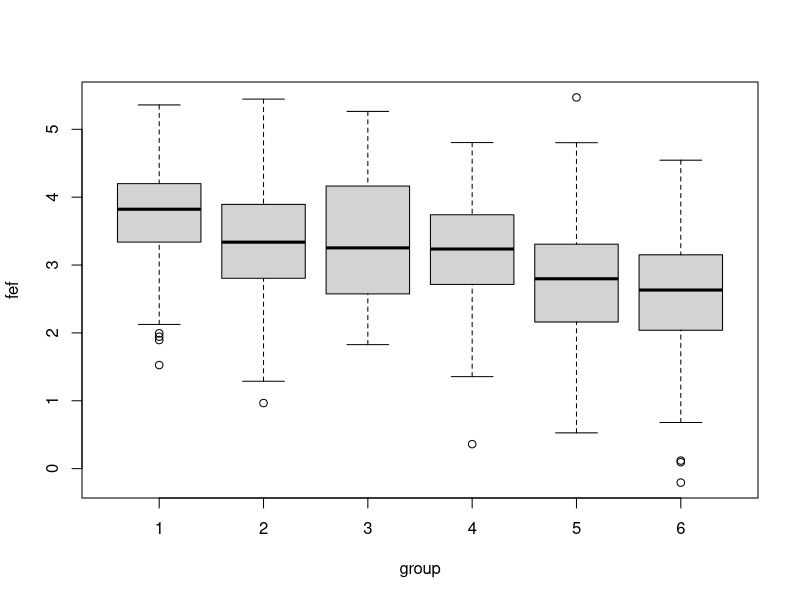

The R source for this figure:
# Chapter12
# Anova
FEF<-data.frame(rbind(cbind(1,rnorm(200,3.78,0.79)),
                      cbind(2,rnorm(200,3.30,0.77)),
                      cbind(3,rnorm(50 ,3.32,0.86)),
                      cbind(4,rnorm(200,3.23,0.78)),
                      cbind(5,rnorm(200,2.73,0.81)),
                      cbind(6,rnorm(200,2.59,0.82))))
colnames(FEF)<-c("group","fef")
boxplot(fef~group, data=FEF)

# Overall Ftest for One-way ANOVA
aov(fef~as.factor(group), data=FEF)
anova(lm(fef~as.factor(group), data=FEF))